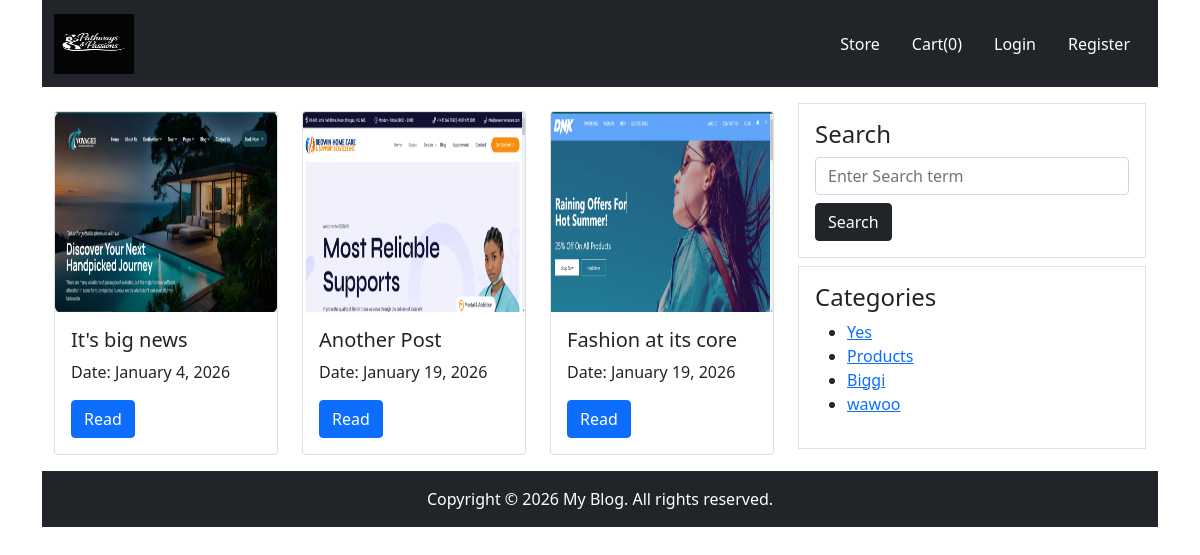
The page / on the database its author committed.
### tables this page shows
CREATE TABLE IF NOT EXISTS `posts` (
  `id` int(11) NOT NULL AUTO_INCREMENT,
  `title` varchar(1000) DEFAULT NULL,
  `content` text,
  `timestamp` timestamp NULL DEFAULT CURRENT_TIMESTAMP,
  `status` int(11) NOT NULL DEFAULT '0',
  `category_id` varchar(1000) DEFAULT NULL,
  `thumbnail` varchar(1000) DEFAULT NULL,
  PRIMARY KEY (`id`)
);

CREATE TABLE IF NOT EXISTS `category` (
  `id` int(11) NOT NULL AUTO_INCREMENT,
  `name` varchar(1000) DEFAULT NULL,
  PRIMARY KEY (`id`)
);

### index.php (called while the page is built, shortened)
<?php
require "inc/header.php";
require "body.php";
require "inc/footer.php";
?>

### body.php (the view)
<div class="container">
    <?php
    require "inc/process.php";
    require "pages/header-home.php";
    ?>
    <div class="container-fluid my-3">
        <div class="row">
            <div class="col-8">
                <div class="row">
                    <?php
            $sql = "SELECT * FROM posts ORDER BY id ASC";
            $query = mysqli_query($connection, $sql);
            while ($result = mysqli_fetch_assoc($query)) {
                ?>
                    <div class="col-4 mt-2">
                        <div class="card">
                            <img src="<?php echo $result['thumbnail'] ?>" style="    height: 200px;width: 100%;"
                                class="card-img-top" alt="...">
                            <div class="card-body">
                                <h5 class="card-title"><?php echo $result['title'] ?></h5>
                                <p class="card-text">Date: <?php echo date('F j, Y', strtotime($result['timestamp'])) ?>
                                </p>
                                <a href="article/<?php echo $result['id']?>/<?php echo str_replace(" ","-", $result["title"]) ?>/"
                                    class="btn btn-primary">Read</a>
                            </div>
                        </div>
                    </div>
                    <?php
            }
            ?>
                </div>
            </div>
            <div class="col-4">
                <div class="border p-3">
                    <form action="search.php" method="post">
                        <div class="form-group">
                            <h4>Search</h4>
                            <input type="text" name="search" class="form-control" placeholder="Enter Search term">
                        </div>
                        <button type="submit" class="btn btn-dark mt-2">Search</button>
                    </form>
                </div>
                <div class="border p-3 mt-2">
                    <h4>Categories</h4>
                    <ul>
                        <?php
                         $sql_c = "SELECT * FROM category ORDER BY id DESC";
                            $query_c = mysqli_query($connection, $sql_c);
                        while($result_c = mysqli_fetch_assoc($query_c)) {
                            ?>
                        <li>
                            <a
                                href="post-category.php?post_category_id=<?php echo $result_c['id']?>"><?php echo $result_c['name']; ?></a>
                        </li>
                        <?php
                        }
                        ?>
                    </ul>
                </div>
            </div>
        </div>
    </div>
    <?php require "pages/footer-home.php"; ?>
</div>

### inc/header.php (shortened to what this page needs)
<!doctype html>
<html lang="en">
<head>
    <link href="https://cdn.jsdelivr.net/npm/bootstrap@5.0.2/dist/css/bootstrap.min.css" rel="stylesheet"
>
</head>
<body>

### pages/header-home.php
<nav class="navbar navbar-light bg-dark">
    <div class="container-fluid">
        <a class="navbar-brand text-white" href="index.php">
            <img src="uploads/travel.png" alt="" height="60" width="80" class="d-inline-block align-text-top">
        </a>
        <div class="d-flex">
            <a href="store.php" class="nav-link text-white">Store</a>
            <a href="cart.php"
                class="nav-link text-white">Cart(<?php echo isset($_SESSION['cart']) ? count($_SESSION['cart']) : 0; ?>)
            </a>
            <?php
            if(isset($_SESSION["user"])){
                ?>
            <a href="dashboard.php" class="nav-link text-white">Dashboard</a>
            <a href="logout.php" class="nav-link text-danger">Logout</a>
            <?php
            }else{
                ?>
            <a href="login.php" class="nav-link text-white">Login</a>
            <a href="register.php" class="nav-link text-white">Register</a>
            <?php
            }
             ?>
        </div>
    </div>
</nav>

### pages/footer-home.php
<div class="container-fluid bg-dark">
    <p class="text-white text-center py-3">
        Copyright &copy; <?php echo date("Y"); ?> My Blog. All rights reserved.
    </p>
</div>

### inc/footer.php (shortened to what this page needs)
</html>

### rows shown on the page
posts: thumbnail (picture), title "It's big news", timestamp "January 4, 2026"
posts: thumbnail (picture), title "Another Post", timestamp "January 19, 2026"
posts: thumbnail (picture), title "Fashion at its core", timestamp "January 19, 2026"
category: name "Yes"
category: name "Products"
category: name "Biggi"
category: name "wawoo"
